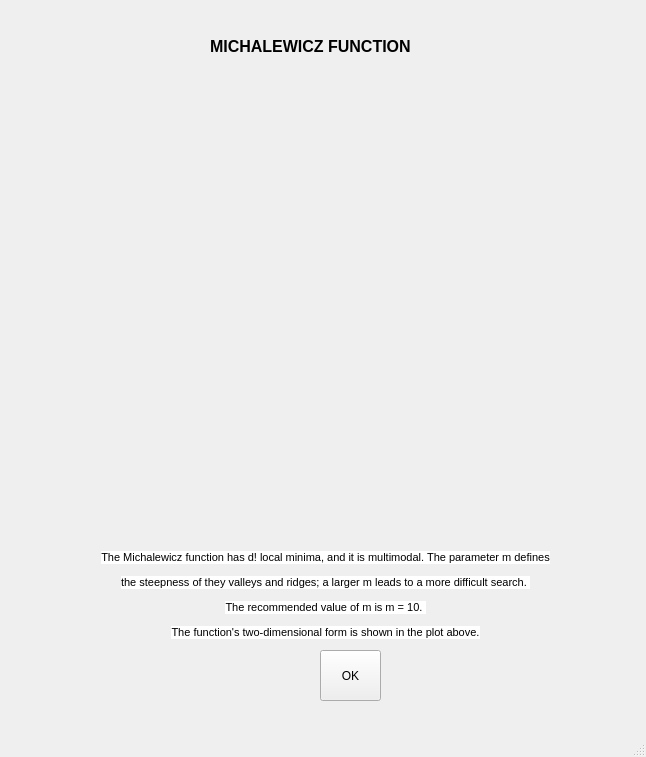
<?xml version="1.0" encoding="UTF-8"?>
<ui version="4.0">
 <class>MainWindow</class>
 <widget class="QMainWindow" name="MainWindow">
  <property name="geometry">
   <rect>
    <x>0</x>
    <y>0</y>
    <width>646</width>
    <height>757</height>
   </rect>
  </property>
  <property name="windowTitle">
   <string>MainWindow</string>
  </property>
  <widget class="QWidget" name="centralwidget">
   <widget class="QPushButton" name="okButton">
    <property name="geometry">
     <rect>
      <x>320</x>
      <y>650</y>
      <width>61</width>
      <height>51</height>
     </rect>
    </property>
    <property name="text">
     <string>OK</string>
    </property>
   </widget>
   <widget class="QLabel" name="label">
    <property name="geometry">
     <rect>
      <x>210</x>
      <y>30</y>
      <width>231</width>
      <height>51</height>
     </rect>
    </property>
    <property name="font">
     <font>
      <pointsize>12</pointsize>
      <weight>75</weight>
      <bold>true</bold>
     </font>
    </property>
    <property name="text">
     <string>MICHALEWICZ FUNCTION
</string>
    </property>
   </widget>
   <widget class="QLabel" name="label_2">
    <property name="geometry">
     <rect>
      <x>60</x>
      <y>80</y>
      <width>541</width>
      <height>451</height>
     </rect>
    </property>
    <property name="text">
     <string/>
    </property>
    <property name="pixmap">
     <pixmap>images/michalwiz.png</pixmap>
    </property>
    <property name="scaledContents">
     <bool>true</bool>
    </property>
   </widget>
   <widget class="QLabel" name="label_4">
    <property name="geometry">
     <rect>
      <x>50</x>
      <y>540</y>
      <width>551</width>
      <height>111</height>
     </rect>
    </property>
    <property name="font">
     <font>
      <pointsize>10</pointsize>
     </font>
    </property>
    <property name="text">
     <string>&lt;html&gt;&lt;head/&gt;&lt;body&gt;&lt;p align=&quot;center&quot;&gt;&lt;span style=&quot; font-family:'Helvetica'; font-size:8pt; color:#000000; background-color:#ffffff;&quot;&gt;The Michalewicz function has d! local minima, and it is multimodal. The parameter m defines&lt;/span&gt;&lt;/p&gt;&lt;p align=&quot;center&quot;&gt;&lt;span style=&quot; font-family:'Helvetica'; font-size:8pt; color:#000000; background-color:#ffffff;&quot;&gt; the steepness of they valleys and ridges; a larger m leads to a more difficult search. &lt;/span&gt;&lt;/p&gt;&lt;p align=&quot;center&quot;&gt;&lt;span style=&quot; font-family:'Helvetica'; font-size:8pt; color:#000000; background-color:#ffffff;&quot;&gt;The recommended value of m is m = 10. &lt;/span&gt;&lt;/p&gt;&lt;p align=&quot;center&quot;&gt;&lt;span style=&quot; font-family:'Helvetica'; font-size:8pt; color:#000000; background-color:#ffffff;&quot;&gt;The function's two-dimensional form is shown in the plot above.&lt;/span&gt;&lt;/p&gt;&lt;/body&gt;&lt;/html&gt;</string>
    </property>
   </widget>
  </widget>
  <widget class="QMenuBar" name="menubar">
   <property name="geometry">
    <rect>
     <x>0</x>
     <y>0</y>
     <width>646</width>
     <height>21</height>
    </rect>
   </property>
  </widget>
  <widget class="QStatusBar" name="statusbar"/>
 </widget>
 <resources>
  <include location="ImageResources.qrc"/>
 </resources>
 <connections/>
</ui>
